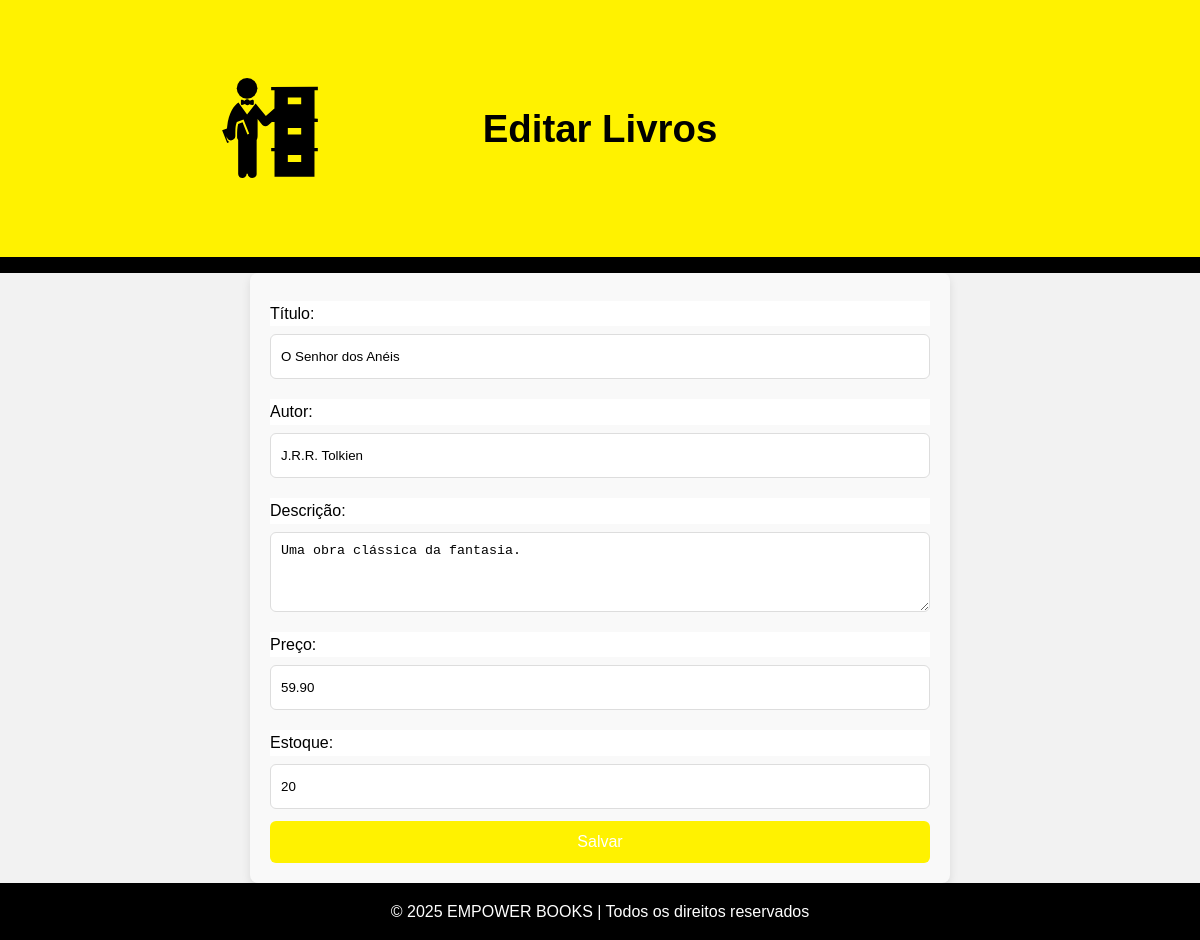
The page /editar-livros.php?id=1 (signed in) on the database its author committed.
### tables this page shows
CREATE TABLE `books` (
  `book_id` int(11) NOT NULL,
  `title` varchar(255) NOT NULL,
  `author` varchar(255) NOT NULL,
  `description` text DEFAULT NULL,
  `price` decimal(10,2) NOT NULL,
  `stock` int(11) NOT NULL,
  `category_id` int(11) NOT NULL,
  `sub_category_id` int(11) NOT NULL,
  `image` varchar(255) DEFAULT NULL,
  `created_at` datetime DEFAULT current_timestamp(),
  `updated_at` datetime DEFAULT current_timestamp() ON UPDATE current_timestamp(),
  `archived_at` datetime DEFAULT NULL,
  `views` int(11) DEFAULT 0
);

### editar-livros.php (the view, shortened to what this page needs)
<?php
include('conexão.php');
if (isset($_GET['id'])) {
    $book_id = $_GET['id'];
    $query = "SELECT * FROM books WHERE book_id = ?";
    $stmt = $dbc->prepare($query);
    $stmt->bind_param("i", $book_id);
    $stmt->execute();
    $result = $stmt->get_result();
    $book = $result->fetch_assoc();
} else {
    header("Location: AdmLi.php");
    exit();
}
?>
<!DOCTYPE html>
<html>
<head>
    <link rel="stylesheet" href="./css/styleadm.css">
</head>
<body>
    <header>
        <h1>Editar Livros</h1>
    </header>
    <nav>
    </nav>
    <form method="POST" class="form">
        <label for="title" class="label-input">Título:</label>
        <input type="text" name="title" value="<?= htmlspecialchars($book['title']) ?>" required>
        <label for="author" class="label-input" >Autor:</label>
        <input type="text" name="author" value="<?= htmlspecialchars($book['author']) ?>" required>
        <label for="description" class="label-input">Descrição:</label>
        <textarea name="description" required><?= htmlspecialchars($book['description']) ?></textarea>
        <label for="price" class="label-input">Preço:</label>
        <input type="number" name="price" value="<?= $book['price'] ?>" required>
        <label for="stock" class="label-input">Estoque:</label>
        <input type="number" name="stock" value="<?= $book['stock'] ?>" required>
        <button class="btn btn-second" type="submit">Salvar</button>
    </form>
    <footer>
        &copy; 2025 EMPOWER BOOKS | Todos os direitos reservados
    </footer>
</body>
</html>

### css/styleadm.css (style rules this page uses)
body { font-family: Arial, sans-serif; line-height: 1.6; margin: 0; padding: 0; background-color: #f2f2f2; }
header { background-image: url('../imagens/administration-job-with-archive-svgrepo-com.svg'); background-size: 100px; background-position: 20% 50%; background-color: #fff200; background-repeat: no-repeat; text-align: center; padding: 4.5rem; font-size: larger; }
nav { background-color: #000000; color: #fff; padding: 0.5rem; display: flex; justify-content: space-between; align-items: center; }
footer { background-color: #000000; color: #fff; text-align: center; padding: 1rem; }
.form { display: flex; flex-direction: column; width: 55%; margin: 0 auto; padding: 20px; background-color: #f9f9f9; border-radius: 8px; box-shadow: 0 4px 10px rgba(0, 0, 0, 0.1); }
.form input, .form textarea { height: 45px; padding: 10px; border: 1px solid #ddd; background-color: #ffffff; width: 100%; border-radius: 6px; margin-bottom: 12px; box-sizing: border-box; }
.form textarea { min-height: 80px; resize: vertical; }
.label-input { background-color: #ffffff; display: flex; align-items: center; margin: 8px 0; }
.btn { background-color: #3498db; color: #fff; border: none; padding: 12px; border-radius: 6px; cursor: pointer; font-size: 16px; transition: background-color 0.3s ease; }
.btn-second { background-color: #fff200; }

### rows shown on the page
books: title "O Senhor dos Anéis", author "J.R.R. Tolkien", description "Uma obra clássica da fantasia.", price "59.90", stock "20"
